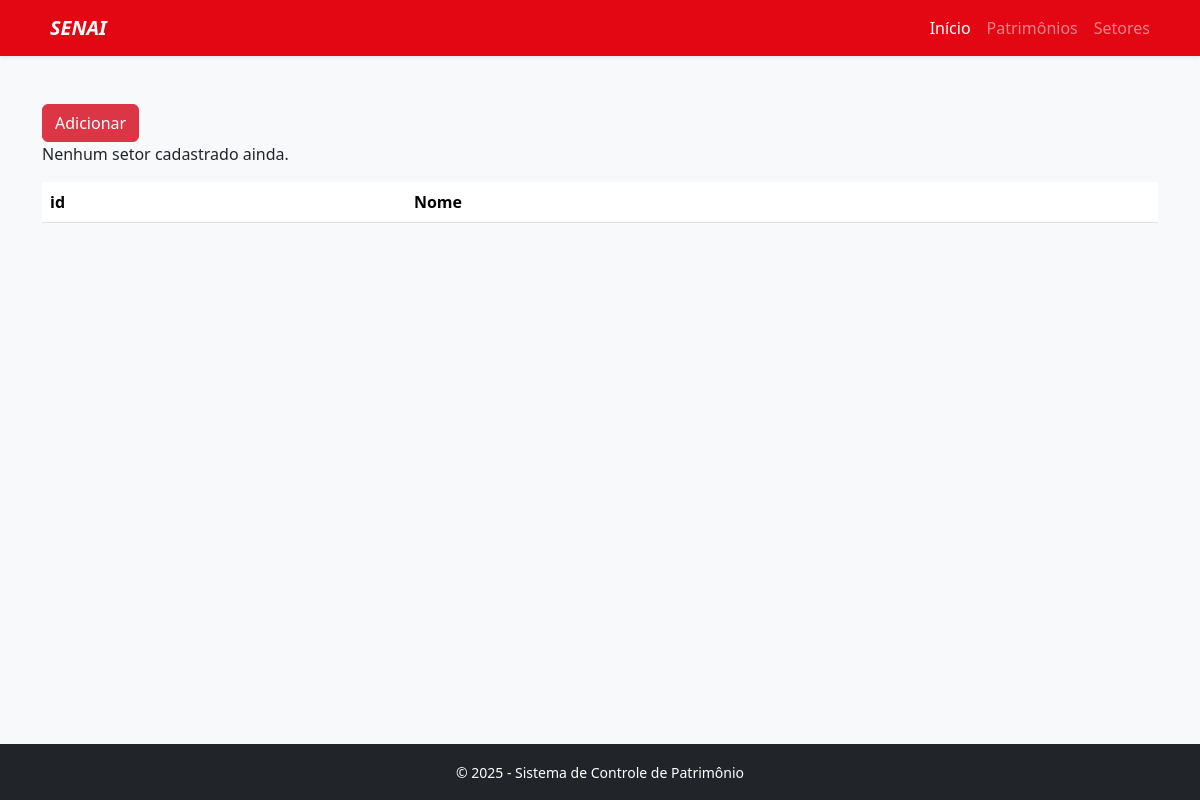
The app's page /setor, older data.
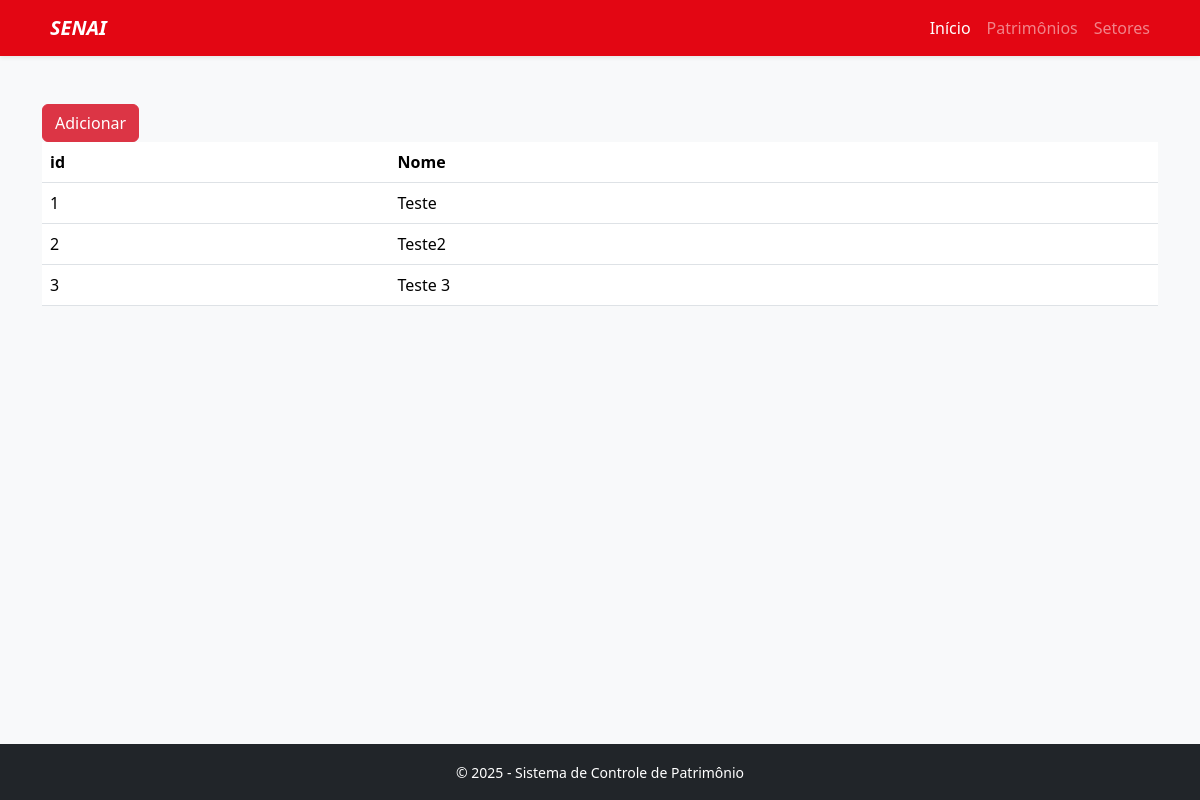
The same page, newer data.
### tables this page shows
CREATE TABLE setores(
            id INTEGER PRIMARY KEY,
            nome TEXT NOT NULL UNIQUE 
        );

### main.py (the view)
@app.route("/setor", methods=['GET', 'POST', 'PUT', 'DELETE'])
def setores():
    setor = bd.Setor()
    if request.method == 'POST':
        nome = request.form['nome']
        setor.create(nome)
        return redirect(url_for("setores"))
    elif request.method == 'PUT':
        id = int(request.form['id'])
        nome = request.form['nome']
        setor.update(id, nome)
        return redirect(url_for("setores"))
    elif request.method == "DELETE":
        id = int(request.form['id'])
        setor.delete(id)
        return redirect(url_for("setores"))
    else:
        setores = setor.read()
        return render_template("setores.jinja", setores=setores)

### bd.py (called while the page is built)
    @staticmethod
    def read(id = False):
        if id:
            cursor.execute(
                f"""
                    SELECT * FROM setores WHERE id = '{id}';
                """
            )
            rows = cursor.fetchall()
            return rows
        else:
            cursor.execute(
                f"""
                    SELECT * FROM setores;
                """
            )
            rows = cursor.fetchall()
            return rows

### templates/setores.jinja
{% extends "base.jinja" %}
{% block page %}
<a href="{{url_for('form_setores')}}"><button type="button" class="btn btn-danger">Adicionar</button></a>
<table class="table">
    <thead>
        <th scope="col">id</th>
        <th scope="col">Nome</th>
    </thead>
    <tbody>
            {% for setor in setores %}
        <tr>
            <td>{{ setor[0] }}</td>
            <td>{{ setor[1] }}</td>
        </tr>
            {% else %}
            <p>Nenhum setor cadastrado ainda.</p>
            {% endfor %}
    </tbody>
</table>
{% endblock %}

Row changes from the older to the newer data that the page shows:
added setores: id "1", nome "Teste"
added setores: id "2", nome "Teste2"
added setores: id "3", nome "Teste 3"
Text that changed along with them:
text no longer shown: "Nenhum setor cadastrado ainda."
